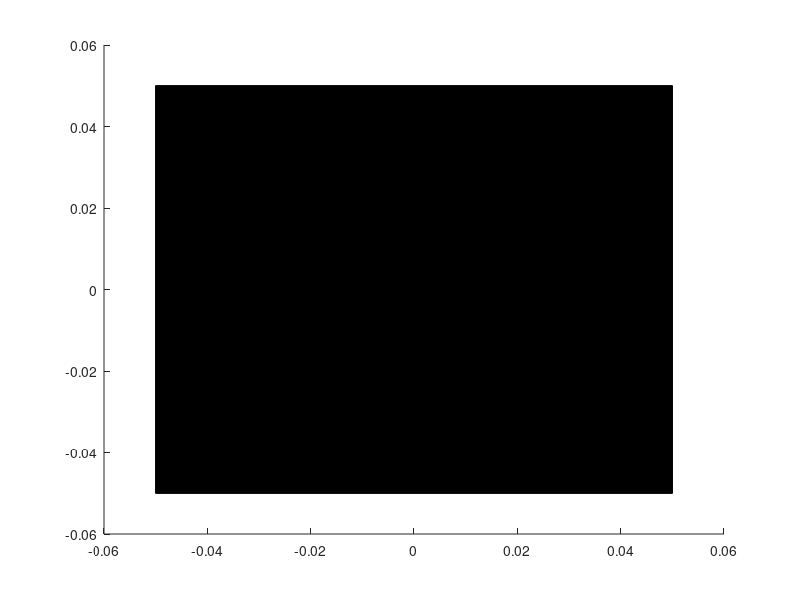

This chart was generated by the following MATLAB code: (Note: this script raises an error after producing the figure.)
function [ Sat ] = getSimple1U()

wx_sat  = 0.1;                  % Dimension in x-direction,     [m]
wy_sat  = 0.1;                  % Dimension in y-direction,     [m]
wz_sat  = 0.1;                  % Dimension in z-direction,     [m]
M       = 1;                    % Total satellite mass,         [kg]

mu0     = 4e-7*pi;              % Permeability of vacuum,       [H/m]
Hc      = 12;                   % Coersive force,               [A/m]
Br      = 0.004;                % Remanence,                    [T]
Bs      = 0.027;                % Saturation induction,         [T]
p       = 1/Hc*tan(pi*Br/2/Bs); % Stretching factor,            [-]
h_hat   = [0; 1; 0];            % Hysteresis rod axial direction vector

Hyst    = struct('mu0', mu0, 'Hc', Hc, 'Br', Br, 'Bs', Bs, 'p', p, ...
    'h_hat', h_hat);

m_hat   = [0; 0; 1];            % Sat. magnet unit vector       [-]
m_sat   = m_hat * 0.29;         % Sat. permanent magnet vector, [A.m2]
% Vertex coordinates v = [x y z];
V   = [1  1  1; -1  1  1; -1 -1  1; 1 -1  1; ...
       1  1 -1; -1  1 -1; -1 -1 -1; 1 -1 -1];
V(:,1) = V(:,1) * wx_sat/2;
V(:,2) = V(:,2) * wy_sat/2;
V(:,3) = V(:,3) * wz_sat/2;
% Connectivity array of faces F = [v1 v2 v3 v4]
C   = [1 2 3 4; 1 4 8 5; 5 6 7 8; 2 3 7 6; 1 2 6 5; 3 4 8 7];
% Mass moments of inertia:
Ixx     = M * (wy_sat^2 + wz_sat^2)/12;
Iyy     = M * (wx_sat^2 + wz_sat^2)/12;
Izz     = M * (wx_sat^2 + wy_sat^2)/12;
I       = diag([Ixx Iyy Izz]);  % Moment of inertia tensor,  [kg.m^2]

rot     = [0;0;0;1];
omega   = [0;0;0];

w_max = max([wx_sat wy_sat wz_sat])/2;

f = figure;
ax = axes(f);
P1 = patch(ax, 'Faces', C, 'Vertices', V);
P = copy(P1);
P.EdgeColor = 'black';
P.FaceColor = [1 1 1] * 0.9;
P.FaceAlpha = 0.3;
close(f);

Sat     = struct('model', P, 'mass_moi', I, 'mass', M,...
    'perm_mag', m_sat, 'w_max', w_max, 'omega', omega, ...
    'attitude_quaternion', rot, 'hyst_rod', Hyst, 'B', [0;0;0]);
end